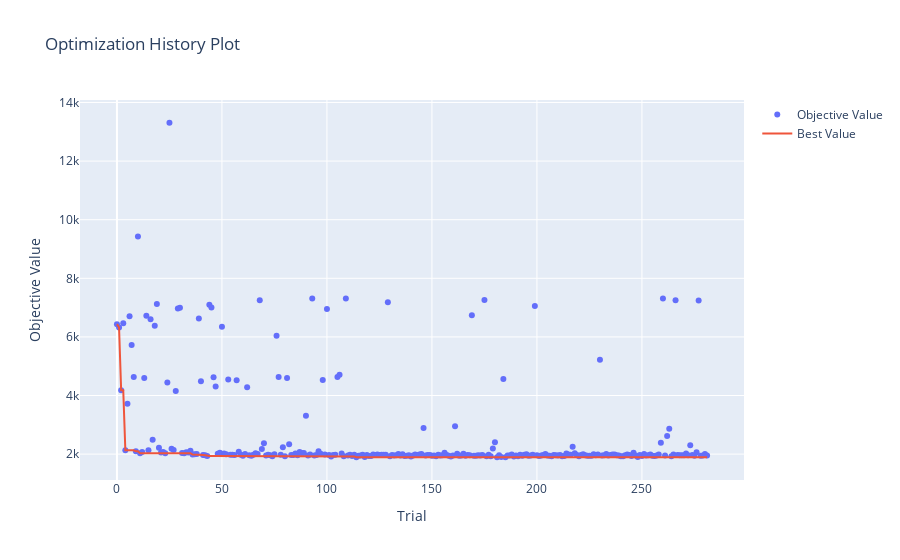

The notebook cell this image was saved under:
### Markdown cell above
## 5. Visualizaciones (5 puntos)

<p align="center">
  <img src="https://media.tenor.com/F-LgB1xTebEAAAAd/look-at-this-graph-nickelback.gif">
</p>


Satisfecho con su trabajo, Fiu le pregunta si es posible generar visualizaciones que permitan entender el entrenamiento de su modelo.

A partir del siguiente <a href = https://optuna.readthedocs.io/en/stable/tutorial/10_key_features/005_visualization.html#visualization>enlace</a>, genere las siguientes visualizaciones:

1. Gráfico de historial de optimización [1 punto]
2. Gráfico de coordenadas paralelas [1 punto]
3. Gráfico de importancia de hiperparámetros [1 punto]

Comente sus resultados:

4. ¿Desde qué *trial* se empiezan a observar mejoras notables en sus resultados? [0.5 puntos]
5. ¿Qué tendencias puede observar a partir del gráfico de coordenadas paralelas? [1 punto]
6. ¿Cuáles son los hiperparámetros con mayor importancia para la optimización de su modelo? [0.5 puntos]

### Code cell
# Inserte su código acá
import optuna.visualization as vis

# Gráfico del historial de optimización
optimization_history = vis.plot_optimization_history(study1)
optimization_history.show()

### Figure 1 — Plotly figure (JSON) as saved in the notebook; plotly's stock layout.template omitted (floating-point values rounded to 4 significant figures; data arrays with more than 128 entries replaced by an {"elided": "..."} marker saying what was removed)
{"data": [{"mode": "markers", "name": "Objective Value", "x": {"elided": "282 int values"}, "y": {"elided": "282 float values"}, "type": "scatter"}, {"mode": "lines", "name": "Best Value", "x": {"elided": "282 int values"}, "y": {"elided": "282 float values"}, "type": "scatter"}, {"marker": {"color": "#cccccc"}, "mode": "markers", "name": "Infeasible Trial", "showlegend": false, "x": [], "y": [], "type": "scatter"}], "layout": {"title": {"text": "Optimization History Plot"}, "xaxis": {"title": {"text": "Trial"}}, "yaxis": {"title": {"text": "Objective Value"}}}}
